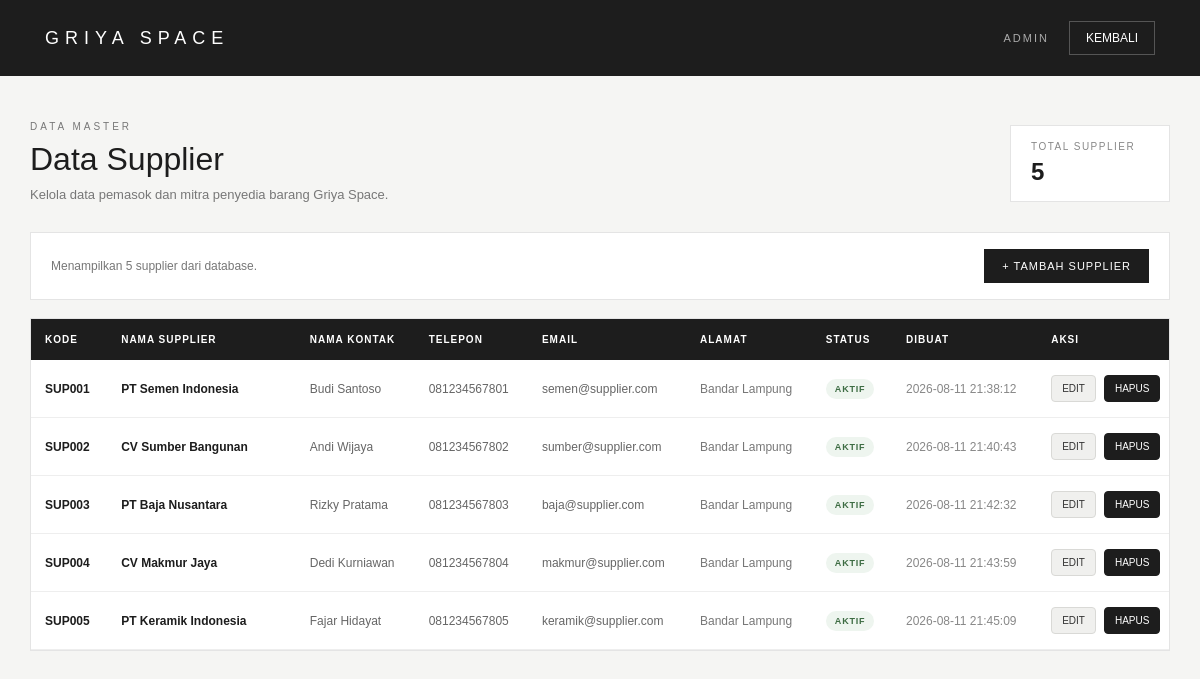
/griya-space/dashboard/admin/supplier/index.php (signed in), run on the app's committed database.
### tables this page shows
CREATE TABLE `supplier` (
  `id_supplier` int NOT NULL,
  `kode_supplier` varchar(30) NOT NULL,
  `nama_supplier` varchar(100) NOT NULL,
  `nama_kontak` varchar(100) DEFAULT NULL,
  `no_telepon` varchar(20) DEFAULT NULL,
  `email` varchar(100) DEFAULT NULL,
  `alamat` text,
  `status` enum('Aktif','Nonaktif') DEFAULT 'Aktif',
  `created_at` timestamp NULL DEFAULT CURRENT_TIMESTAMP
);

### griya-space/dashboard/admin/supplier/index.php (the view, shortened to what this page needs)
<?php
require_once "../../../config/database.php";
$sql = "
    SELECT
        id_supplier,
        kode_supplier,
        nama_supplier,
        nama_kontak,
        no_telepon,
        email,
        alamat,
        status,
        created_at
    FROM supplier
    ORDER BY id_supplier ASC
";
$result = mysqli_query($conn, $sql);
$jumlah_supplier = mysqli_num_rows($result);
?>
<!DOCTYPE html>
<html lang="id">
<head>
</head>
<body>
<header>
    <div class="brand">
        GRIYA SPACE
    </div>
    <div class="header-right">
        <div class="role">
            ADMIN
        </div>
        <a
            href="../index.php"
            class="back-link"
        >
            KEMBALI
        </a>
    </div>
</header>
<main>
    <section class="page-header">
        <div class="page-title">
            <small>
                DATA MASTER
            </small>
            <h1>
                Data Supplier
            </h1>
            <p>
                Kelola data pemasok dan mitra penyedia barang Griya Space.
            </p>
        </div>
        <div class="summary">
            <span class="summary-label">
                TOTAL SUPPLIER
            </span>
            <span class="summary-value">
                <?= $jumlah_supplier; ?>
            </span>
        </div>
    </section>
    <section class="toolbar">
        <div class="toolbar-info">
            Menampilkan
            <?= $jumlah_supplier; ?>
            supplier dari database.
        </div>
        <a
            href="tambah.php"
            class="add-button"
        >
            + TAMBAH SUPPLIER
        </a>
    </section>
    <section class="table-container">
        <?php if ($jumlah_supplier > 0): ?>
            <table>
                <thead>
                    <tr>
                        <th>
                            KODE
                        </th>
                        <th>
                            NAMA SUPPLIER
                        </th>
                        <th>
                            NAMA KONTAK
                        </th>
                        <th>
                            TELEPON
                        </th>
                        <th>
                            EMAIL
                        </th>
                        <th>
                            ALAMAT
                        </th>
                        <th>
                            STATUS
                        </th>
                        <th>
                            DIBUAT
                        </th>
                        <th>
                         AKSI
                        </th>
                    </tr>
                </thead>
                <tbody>
                    <?php while (
                        $supplier =
                        mysqli_fetch_assoc($result)
                    ): ?>
                        <tr>
                            <td class="code">
                                <?= htmlspecialchars(
                                    $supplier["kode_supplier"]
                                ); ?>
                            </td>
                            <td class="supplier-name">
                                <?= htmlspecialchars(
                                    $supplier["nama_supplier"]
                                ); ?>
                            </td>
                            <td class="contact">
                                <?= htmlspecialchars(
                                    $supplier["nama_kontak"] ?? "-"
                                ); ?>
                            </td>
                            <td class="phone">
                                <?= htmlspecialchars(
                                    $supplier["no_telepon"] ?? "-"
                                ); ?>
                            </td>
                            <td class="email">
                                <?= htmlspecialchars(
                                    $supplier["email"] ?? "-"
                                ); ?>
                            </td>
                            <td class="address">
                                <?= htmlspecialchars(
                                    $supplier["alamat"] ?? "-"
                                ); ?>
                            </td>
                            <td>
                                <?php if (
                                    $supplier["status"] === "Aktif"
                                ): ?>
                                    <span
                                        class="status status-active"
                                    >
                                        AKTIF
                                    </span>
                                <?php endif; ?>
                            </td>
                            <td class="date">
                                <?= htmlspecialchars(
                                    $supplier["created_at"] ?? "-"
                                ); ?>
                            </td>
<td>
    <div style="
        display:flex;
        align-items:center;
        gap:8px;
    ">
        <a
            href="edit.php?id=<?= (int) $supplier["id_supplier"]; ?>"
            style="
                display:inline-block;
                padding:7px 10px;
                background:#f0f0ee;
                border:1px solid #d9d9d6;
                color:#333;
                text-decoration:none;
                font-size:10px;
                border-radius:4px;
            "
        >
            EDIT
        </a>
        <form
            action="hapus.php"
            method="POST"
            style="margin:0;"
            onsubmit="return confirm(
                'Yakin ingin menghapus supplier ini?'
            );"
        >
            <button
                type="submit"
                style="
                    padding:7px 10px;
                    background:#1d1d1d;
                    border:1px solid #1d1d1d;
                    color:white;
                    font-size:10px;
                    border-radius:4px;
                    cursor:pointer;
                "
            >
                HAPUS
            </button>
        </form>
    </div>
</td>
                        </tr>
                    <?php endwhile; ?>
                </tbody>
            </table>
        <?php else: ?>
            <div class="empty">
                Belum ada supplier di database.
            </div>
        <?php endif; ?>
    </section>
</main>
</body>
</html>

### griya-space/dashboard/admin/supplier/index.php (style rules this page uses)
* { box-sizing: border-box; margin: 0; padding: 0; }
body { font-family: Arial, Helvetica, sans-serif; background: #f5f5f3; color: #1d1d1d; }
header { min-height: 76px; background: #1d1d1d; color: white; display: flex; align-items: center; justify-content: space-between; padding: 18px 45px; }
.brand { font-size: 18px; letter-spacing: 6px; font-weight: 500; }
.header-right { display: flex; align-items: center; gap: 20px; }
.role { font-size: 11px; letter-spacing: 2px; color: #aaa; }
.back-link { color: white; text-decoration: none; font-size: 12px; border: 1px solid #555; padding: 9px 16px; transition: .2s; }
main { max-width: 1350px; margin: 0 auto; padding: 45px 30px; }
.page-header { display: flex; align-items: flex-end; justify-content: space-between; gap: 20px; margin-bottom: 30px; }
.page-title small { display: block; color: #777; font-size: 10px; letter-spacing: 3px; margin-bottom: 9px; }
.page-title h1 { font-size: 32px; font-weight: 500; }
.page-title p { margin-top: 9px; color: #777; font-size: 13px; }
.summary { background: white; border: 1px solid #e4e4e4; padding: 15px 20px; min-width: 160px; }
.summary-label { display: block; color: #888; font-size: 10px; letter-spacing: 1.5px; }
.summary-value { display: block; margin-top: 6px; font-size: 24px; font-weight: 600; }
.toolbar { background: white; border: 1px solid #e4e4e4; padding: 16px 20px; display: flex; align-items: center; justify-content: space-between; gap: 15px; margin-bottom: 18px; }
.toolbar-info { color: #777; font-size: 12px; }
.add-button { display: inline-flex; align-items: center; justify-content: center; text-decoration: none; background: #1d1d1d; color: white; padding: 11px 18px; font-size: 11px; letter-spacing: 1px; }
.table-container { background: white; border: 1px solid #e4e4e4; overflow-x: auto; }
table { width: 100%; border-collapse: collapse; min-width: 1150px; }
thead { background: #1d1d1d; color: white; }
th { padding: 15px 14px; text-align: left; font-size: 10px; font-weight: 600; letter-spacing: 1px; white-space: nowrap; }
td { padding: 15px 14px; border-bottom: 1px solid #eeeeee; font-size: 12px; vertical-align: middle; }
.code { font-weight: 600; white-space: nowrap; }
.supplier-name { font-weight: 600; min-width: 180px; }
.contact, .phone, .email { color: #666; }
.address { color: #777; max-width: 220px; line-height: 1.5; }
.status { display: inline-block; padding: 5px 9px; font-size: 9px; font-weight: 600; letter-spacing: .8px; border-radius: 20px; }
.status-active { background: #eef5ef; color: #3d6c43; }
.date { color: #888; white-space: nowrap; }

### data on the page
supplier: kode_supplier "SUP001", nama_supplier "PT Semen Indonesia", nama_kontak "Budi Santoso", no_telepon "081234567801", email "semen@supplier.com", alamat "Bandar Lampung", status "AKTIF", created_at "2026-08-11 21:38:12"
supplier: kode_supplier "SUP002", nama_supplier "CV Sumber Bangunan", nama_kontak "Andi Wijaya", no_telepon "081234567802", email "sumber@supplier.com", alamat "Bandar Lampung", status "AKTIF", created_at "2026-08-11 21:40:43"
supplier: kode_supplier "SUP003", nama_supplier "PT Baja Nusantara", nama_kontak "Rizky Pratama", no_telepon "081234567803", email "baja@supplier.com", alamat "Bandar Lampung", status "AKTIF", created_at "2026-08-11 21:42:32"
supplier: kode_supplier "SUP004", nama_supplier "CV Makmur Jaya", nama_kontak "Dedi Kurniawan", no_telepon "081234567804", email "makmur@supplier.com", alamat "Bandar Lampung", status "AKTIF", created_at "2026-08-11 21:43:59"
supplier: kode_supplier "SUP005", nama_supplier "PT Keramik Indonesia", nama_kontak "Fajar Hidayat", no_telepon "081234567805", email "keramik@supplier.com", alamat "Bandar Lampung", status "AKTIF", created_at "2026-08-11 21:45:09"

### other printed values
$jumlah_supplier "5"
